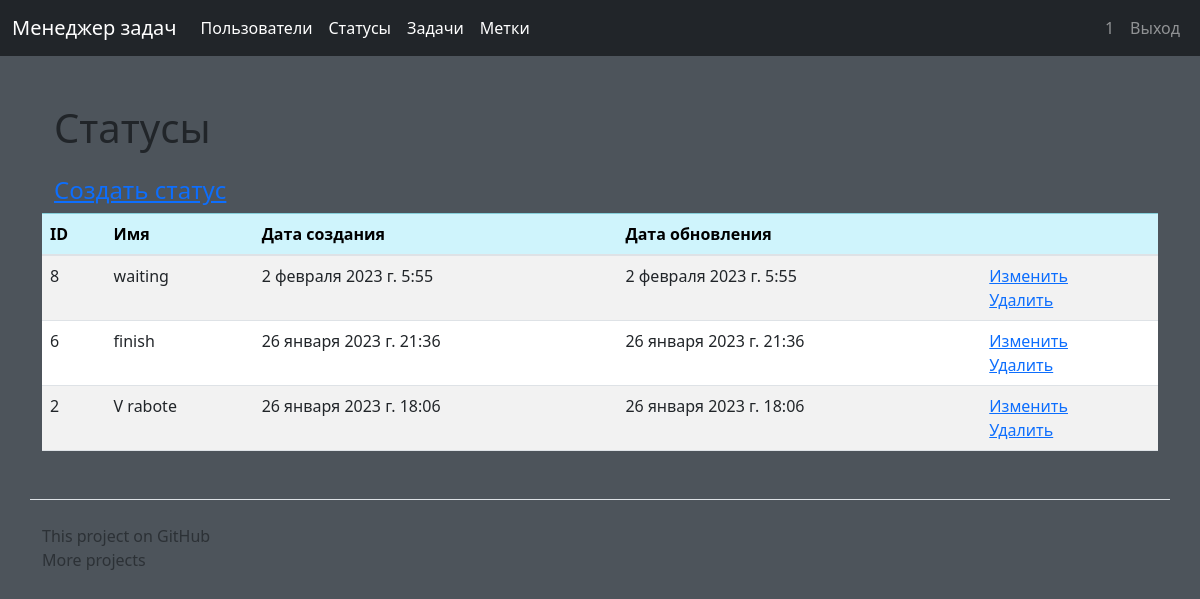
Before: /statuses/ (signed in) with the older database file.
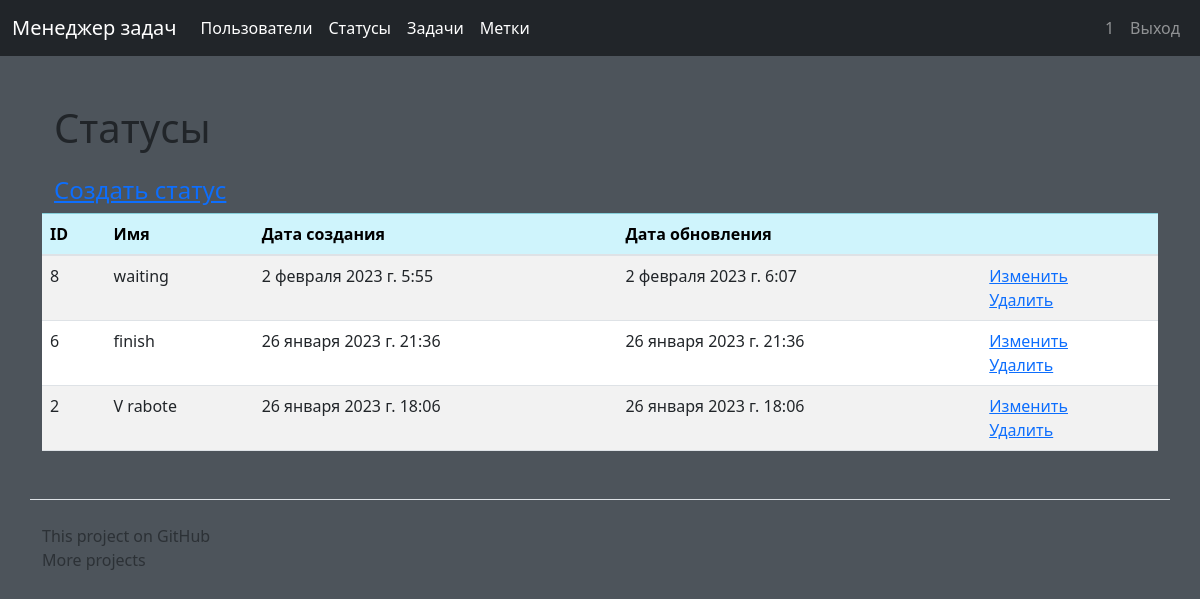
After: the same page with the newer database file.
### statuses/models.py (models this page shows, shortened)
class Status(models.Model):
    name = models.CharField(max_length=250, verbose_name=_('name'))
    created_at = models.DateTimeField(auto_now_add=True)
    update_at = models.DateTimeField(auto_now=True)
    class Meta:
        verbose_name = _("=Status=")
        verbose_name_plural = _("=Statuses=")
        ordering = ['-created_at']

### statuses/views.py (the view)
# urls.py: urlpatterns = [path('', StatusView.as_view(), name='statuses'),
class StatusView(StatusMixin, ListView):
    template_name = 'statuses/statuses.html'
    context_object_name = 'statuses'
    extra_context = {
        'title': _('Statuses'), 'btn_create': _('Create status'),
        'btn_update': _('Update'), 'btn_delete': _('Delete'),
        'id': _('ID'), 'name': _('Name'), 'create': _('Create date'),
        'update': _('Update date')
    }

### task_manager/templates/statuses/statuses.html (shortened to what this page needs)
{% extends 'base.html' %}
{% load bootstrap4 %}
{% load i18n %}
{% block content %}
<div class="container wrapper flex-grow-1">
    <h1 class="my-4">{{ title }}</h1>
    <h4><a href="{% url 'create_status' %}">{{ btn_create }}</a></h4>
</div>
<table class="table table-striped">
    <thead>
    <tr class="table-info">
        <th scope="col">{{id}}</th>
        <th scope="col">{{name}}</th>
        <th scope="col">{{create}}</th>
        <th scope="col">{{update}}</th>
        <th scope="col"></th>
    </tr>
    </thead>
    {% for s in statuses %}
    <tr>
        <td>{{s.id}}</td>
        <td>{{s.name}}</td>
        <td>{{s.created_at}}</td>
        <td>{{s.update_at}}</td>
        <td>
              <a  href="{% url 'update_status' s.pk %}">{{ btn_update }}</a>
            <br>
              <a  href="{% url 'delete_status' s.pk %}">{{btn_delete}}</a>
        </td>
    </tr>
    {% empty %}
    <li>Sorry, no data in this list.</li>
    {% endfor %}
</table>
{% endblock %}

Changed rows visible on the page:
changed Status "waiting": update_at "2 февраля 2023 г. 5:55" → "2 февраля 2023 г. 6:07"
